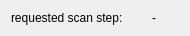
<?xml version="1.0" encoding="UTF-8"?>
<ui version="4.0">
 <class>windowVBeamline</class>
 <widget class="QWidget" name="windowVBeamline">
  <property name="geometry">
   <rect>
    <x>0</x>
    <y>0</y>
    <width>187</width>
    <height>33</height>
   </rect>
  </property>
  <property name="windowTitle">
   <string>Beamline</string>
  </property>
  <layout class="QHBoxLayout" name="horizontalLayout">
   <property name="sizeConstraint">
    <enum>QLayout::SetFixedSize</enum>
   </property>
   <item>
    <widget class="QLabel" name="labelStap">
     <property name="text">
      <string>requested scan step:</string>
     </property>
    </widget>
   </item>
   <item>
    <widget class="QLabel" name="displayStep">
     <property name="minimumSize">
      <size>
       <width>50</width>
       <height>0</height>
      </size>
     </property>
     <property name="text">
      <string>-</string>
     </property>
     <property name="alignment">
      <set>Qt::AlignCenter</set>
     </property>
    </widget>
   </item>
  </layout>
 </widget>
 <resources/>
 <connections/>
</ui>
